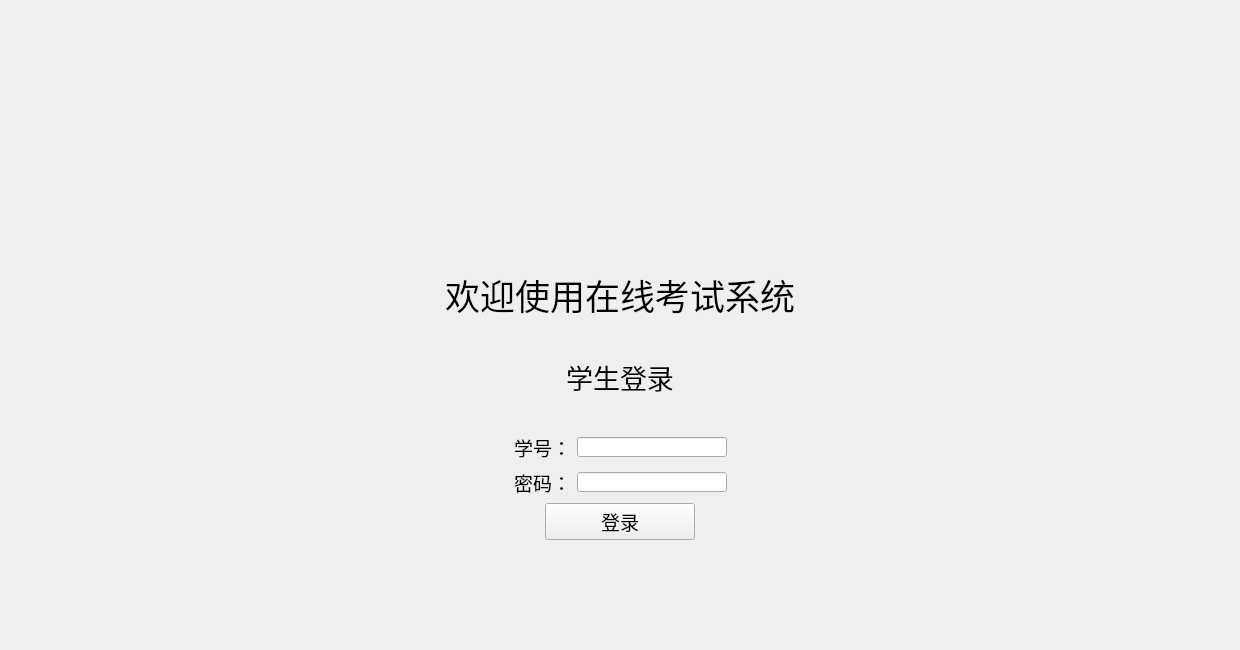
<?xml version="1.0" encoding="UTF-8"?>
<ui version="4.0">
 <class>LoginUI</class>
 <widget class="QWidget" name="LoginUI">
  <property name="geometry">
   <rect>
    <x>0</x>
    <y>0</y>
    <width>1240</width>
    <height>650</height>
   </rect>
  </property>
  <property name="minimumSize">
   <size>
    <width>1240</width>
    <height>650</height>
   </size>
  </property>
  <property name="maximumSize">
   <size>
    <width>1240</width>
    <height>650</height>
   </size>
  </property>
  <property name="font">
   <font>
    <family>微软雅黑</family>
    <pointsize>14</pointsize>
   </font>
  </property>
  <property name="windowTitle">
   <string>Login</string>
  </property>
  <layout class="QGridLayout" name="gridLayout">
   <item row="0" column="1">
    <layout class="QVBoxLayout" name="verticalLayout_2">
     <item>
      <layout class="QHBoxLayout" name="horizontalLayout_4">
       <item>
        <widget class="QLabel" name="label_logo">
         <property name="minimumSize">
          <size>
           <width>228</width>
           <height>252</height>
          </size>
         </property>
         <property name="maximumSize">
          <size>
           <width>228</width>
           <height>250</height>
          </size>
         </property>
         <property name="text">
          <string/>
         </property>
         <property name="pixmap">
          <pixmap resource="res.qrc">:/res/logo.png</pixmap>
         </property>
        </widget>
       </item>
      </layout>
     </item>
     <item>
      <widget class="QLabel" name="label_welcome">
       <property name="font">
        <font>
         <family>微软雅黑</family>
         <pointsize>26</pointsize>
        </font>
       </property>
       <property name="text">
        <string>欢迎使用在线考试系统</string>
       </property>
       <property name="alignment">
        <set>Qt::AlignCenter</set>
       </property>
      </widget>
     </item>
     <item>
      <widget class="QLabel" name="label_title">
       <property name="minimumSize">
        <size>
         <width>800</width>
         <height>100</height>
        </size>
       </property>
       <property name="maximumSize">
        <size>
         <width>16777215</width>
         <height>100</height>
        </size>
       </property>
       <property name="font">
        <font>
         <family>微软雅黑</family>
         <pointsize>20</pointsize>
        </font>
       </property>
       <property name="text">
        <string>学生登录</string>
       </property>
       <property name="alignment">
        <set>Qt::AlignCenter</set>
       </property>
      </widget>
     </item>
    </layout>
   </item>
   <item row="1" column="1">
    <layout class="QVBoxLayout" name="verticalLayout">
     <item>
      <layout class="QHBoxLayout" name="horizontalLayout">
       <item>
        <spacer name="horizontalSpacer_5">
         <property name="orientation">
          <enum>Qt::Horizontal</enum>
         </property>
         <property name="sizeHint" stdset="0">
          <size>
           <width>40</width>
           <height>20</height>
          </size>
         </property>
        </spacer>
       </item>
       <item>
        <widget class="QLabel" name="label_ID">
         <property name="maximumSize">
          <size>
           <width>100</width>
           <height>50</height>
          </size>
         </property>
         <property name="text">
          <string>学号：</string>
         </property>
        </widget>
       </item>
       <item>
        <widget class="QLineEdit" name="lineEdit_ID">
         <property name="minimumSize">
          <size>
           <width>150</width>
           <height>20</height>
          </size>
         </property>
         <property name="maximumSize">
          <size>
           <width>150</width>
           <height>20</height>
          </size>
         </property>
        </widget>
       </item>
       <item>
        <spacer name="horizontalSpacer_7">
         <property name="orientation">
          <enum>Qt::Horizontal</enum>
         </property>
         <property name="sizeHint" stdset="0">
          <size>
           <width>40</width>
           <height>20</height>
          </size>
         </property>
        </spacer>
       </item>
      </layout>
     </item>
     <item>
      <layout class="QHBoxLayout" name="horizontalLayout_2">
       <item>
        <spacer name="horizontalSpacer_6">
         <property name="orientation">
          <enum>Qt::Horizontal</enum>
         </property>
         <property name="sizeHint" stdset="0">
          <size>
           <width>40</width>
           <height>20</height>
          </size>
         </property>
        </spacer>
       </item>
       <item>
        <widget class="QLabel" name="label_id_PW">
         <property name="text">
          <string>密码：</string>
         </property>
        </widget>
       </item>
       <item>
        <widget class="QLineEdit" name="lineEdit_PW">
         <property name="minimumSize">
          <size>
           <width>150</width>
           <height>20</height>
          </size>
         </property>
         <property name="maximumSize">
          <size>
           <width>150</width>
           <height>20</height>
          </size>
         </property>
         <property name="echoMode">
          <enum>QLineEdit::Password</enum>
         </property>
        </widget>
       </item>
       <item>
        <spacer name="horizontalSpacer_8">
         <property name="orientation">
          <enum>Qt::Horizontal</enum>
         </property>
         <property name="sizeHint" stdset="0">
          <size>
           <width>40</width>
           <height>20</height>
          </size>
         </property>
        </spacer>
       </item>
      </layout>
     </item>
     <item>
      <layout class="QHBoxLayout" name="horizontalLayout_3">
       <item>
        <spacer name="horizontalSpacer_9">
         <property name="orientation">
          <enum>Qt::Horizontal</enum>
         </property>
         <property name="sizeHint" stdset="0">
          <size>
           <width>40</width>
           <height>20</height>
          </size>
         </property>
        </spacer>
       </item>
       <item>
        <widget class="QPushButton" name="pushButton_login">
         <property name="minimumSize">
          <size>
           <width>150</width>
           <height>0</height>
          </size>
         </property>
         <property name="maximumSize">
          <size>
           <width>150</width>
           <height>50</height>
          </size>
         </property>
         <property name="text">
          <string>登录</string>
         </property>
        </widget>
       </item>
       <item>
        <spacer name="horizontalSpacer_10">
         <property name="orientation">
          <enum>Qt::Horizontal</enum>
         </property>
         <property name="sizeHint" stdset="0">
          <size>
           <width>40</width>
           <height>20</height>
          </size>
         </property>
        </spacer>
       </item>
      </layout>
     </item>
    </layout>
   </item>
   <item row="1" column="0">
    <spacer name="horizontalSpacer">
     <property name="orientation">
      <enum>Qt::Horizontal</enum>
     </property>
     <property name="sizeHint" stdset="0">
      <size>
       <width>40</width>
       <height>20</height>
      </size>
     </property>
    </spacer>
   </item>
   <item row="1" column="2">
    <spacer name="horizontalSpacer_2">
     <property name="orientation">
      <enum>Qt::Horizontal</enum>
     </property>
     <property name="sizeHint" stdset="0">
      <size>
       <width>40</width>
       <height>20</height>
      </size>
     </property>
    </spacer>
   </item>
   <item row="2" column="1">
    <spacer name="verticalSpacer">
     <property name="orientation">
      <enum>Qt::Vertical</enum>
     </property>
     <property name="sizeHint" stdset="0">
      <size>
       <width>20</width>
       <height>40</height>
      </size>
     </property>
    </spacer>
   </item>
  </layout>
  <zorder>horizontalSpacer</zorder>
  <zorder>horizontalSpacer_2</zorder>
  <zorder>verticalSpacer</zorder>
 </widget>
 <resources>
  <include location="res.qrc"/>
 </resources>
 <connections/>
</ui>
